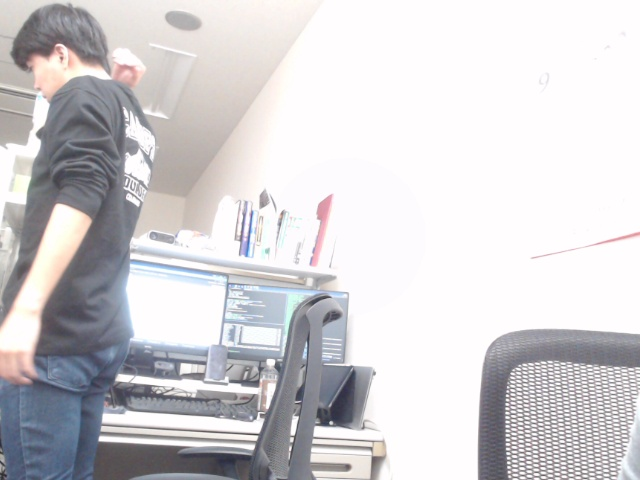
#> input picture test.jpg, 640 x 480 px
$ python showimg.py
#> lines starting #> are read from the running program, lines starting #| are printed output that depends on the picture
import numpy
import cv2


img = cv2.imread("test.jpg")
#> img is the input picture: shape (480, 640, 3); mean B, G, R 210.6, 207.8, 209.8
img2 = cv2.imread("test.jpg",0)#グレースケールで読み込み
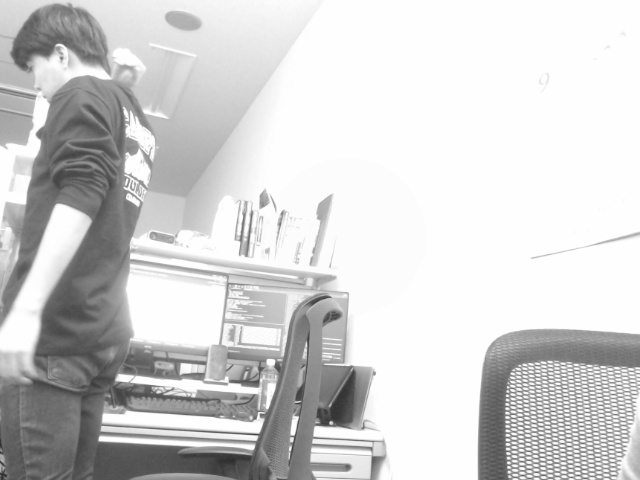
#> img2: shape (480, 640); min 41, max 255, mean 208.8

cv2.imshow("color",img)
cv2.imshow("gray",img2)
cv2.waitKey(0)
cv2.destroyAllWindows()
